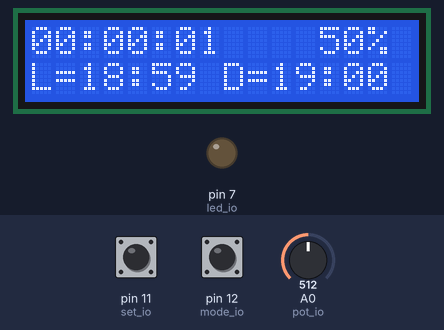
Recording of a sketch running on a simulated Arduino Uno, built with avr-gcc and run on an emulated ATmega328P. Shown: 16×2 character LCD, output pins drawn as LEDs (lit = HIGH). Wiring (inferred from the names in the program): DS1307 clock at I2C address 0x68. Inputs (shaded band) come from the test bench; at power-on: pin 12 (mode_io) LOW, pin 11 (set_io) LOW, A0 (pot_io) = 512. The local clock reads 2024-03-15 10:24:30 at power-on unless the sketch sets it.

Above: at 1.2 s.
1.3 s: pin 12 (mode_io) pulled HIGH for 0.15 s
At 1.86 s:
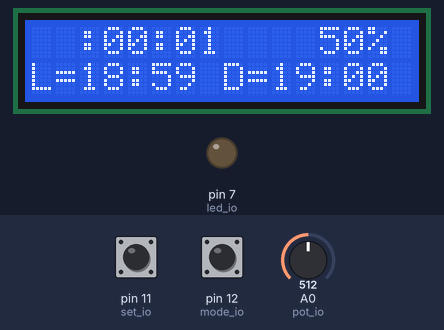
2.0 s: pin 11 (set_io) pulled HIGH for 3.2 s
At 5.73 s:
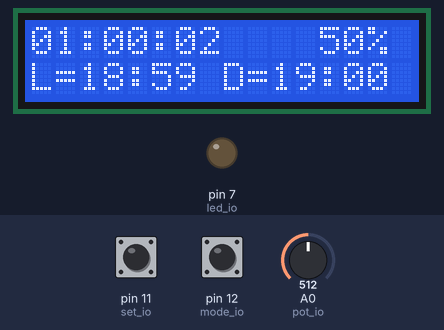
5.8 s: A0 (pot_io) set to 716
At 7.2 s:
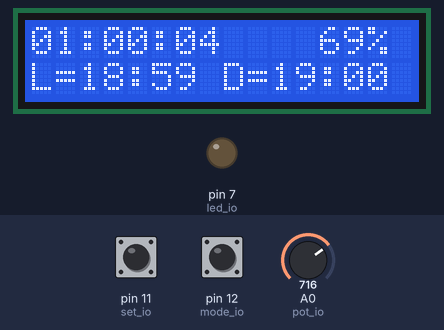
7.3 s: pin 11 (set_io) pulled HIGH for 0.15 s
At 7.9 s:
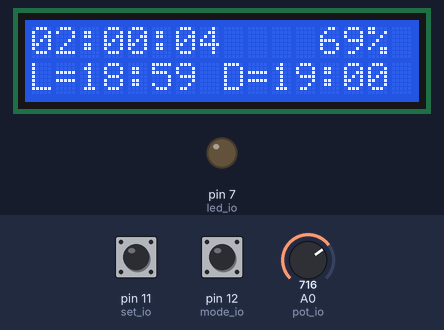
8.0 s: pin 12 (mode_io) pulled HIGH for 1 s
At 9.21 s:
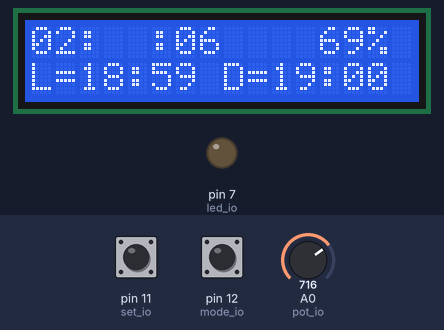
9.6 s: A0 (pot_io) set to 900
At 10.43 s:
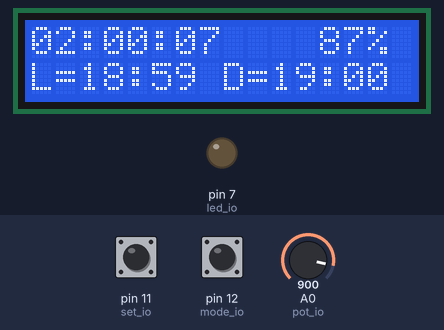
Timing chart, 0 to 12.1 s (numbered marks = the images above; inputs shaded):
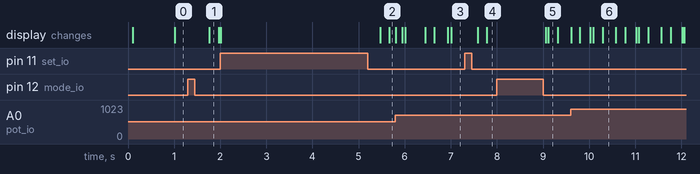

The sketch:

teste_PWM.ino
```cpp
#include "Wire.h"
#include <LiquidCrystal_I2C.h>

#define DS1307_ADDRESS 0x68

// Modulo I2C display no endereco 0x3F
LiquidCrystal_I2C lcd(0x3F, 2, 1, 0, 4, 5, 6, 7, 3, POSITIVE);

byte zero = 0x00;

int led_io = 7;
int pot_io = 0;
int mode_io = 12;
int set_io = 11;

int relogio[3] = {00, 00, 00};    //{segundos, minutos, hora}
int liga[2] = {59, 18};           //{minutos, hora}
int desliga[2] = {00, 19 };        //{minutos, hora}

void setup() {

  Serial.begin(9600);             // initialize serial communication at 9600 bits per second:

  pinMode(led_io, OUTPUT);
  pinMode(mode_io, INPUT);
  pinMode(set_io, INPUT);

  Wire.begin();                   // inicializa comunicação com RC1307

  lcd.begin (16, 2);

  // Aciona o LCD
  TCCR2B = (TCCR2B & 0b11111000) | 0x07;

  escreve_hora_RTC(relogio[0], relogio[1], relogio[2]);     //inicializa a hora no lcd (usado dado que o RC da pau as vezes)

  print_horario_lcd(relogio[0], relogio[1], relogio[2]);    //imprime no lcd pela primeira vez
  print_liga_lcd(liga[0], liga[1]);
  print_desliga_lcd(desliga[0], desliga[1]);

}

void loop() {

  int pot_read;
  static int liga_status = 0;
  static byte mode = 0;

  contagem_hora();    // roda o tempo do relógio

  mode = mode_press ();  // Adquire o valor do MODE que controla os ajustes do relogio/controlador

  ajuste_horario(mode);      // Ajuste de hora atual

  ajuste_horario_liga(mode);   // Ajuste de hora que liga o LED

  ajuste_horario_desliga(mode); // Ajuste de hora que desliga o LED

  liga_status = liga_desliga_comando(liga[0], liga[1], desliga[0], desliga[1]);  //encontra o status se o led deve estar ligado ou desligado

  pot_read = analog_pot_read();

  liga_led_PWM(liga_status, pot_read);  //liga o led de acrordo com o status proveniente do liga_status

}

void contagem_hora() {
  int segundo;
  int minuto;
  int hora;
  int printLcdSec = relogio[0];

  Wire.beginTransmission(DS1307_ADDRESS);
  Wire.write(zero);
  Wire.endTransmission();
  Wire.requestFrom(DS1307_ADDRESS, 7);
  segundo = ConverteparaDecimal(Wire.read());
  minuto = ConverteparaDecimal(Wire.read());
  hora = ConverteparaDecimal(Wire.read() & 0b111111);

  relogio[0] = segundo;
  relogio[1] = minuto;
  relogio[2] = hora;

  if (printLcdSec != segundo) {
    print_horario_lcd(relogio[0], relogio[1], relogio[2]);
  }

}

byte mode_press() {
  static int mode_state = 0;
  byte mode_flag = 0;
  static byte count_print = 0;
  static byte zera_mode_state_tempo = relogio[0];
  static byte zera_mode_state_count = 0;
  static byte zera_mode_state = 0;
  static byte set_status = 0;

  while (digitalRead(mode_io) == HIGH) {
    mode_flag = 1;
    delay(25);
  }
  if (mode_flag == 1) {
    mode_flag = 0;
    mode_state++;
    //zera_mode_state = 1;
    //zera_mode_state_tempo = relogio[0];
    //    Serial.print(mode_state);
    if (mode_state > 7) {
      mode_state = 0;
    }
  }

  if (count_print != mode_state) {
    print_horario_lcd(relogio[0], relogio[1], relogio[2]);
    print_liga_lcd(liga[0], liga[1]);
    print_desliga_lcd(desliga[0], desliga[1]);
  }

  //  set_status = set_press();
  //
  //  if (set_status == 1) {
  //    zera_mode_state_tempo = relogio[0];
  //
  //    set_status = 0;
  //
  //  }
  //
  //  if ((zera_mode_state == 1) && (relogio[0] - zera_mode_state_tempo > 10)) { // zera mode_state se o mode ou set não for pressionado por 10 seg
  //    Serial.print("xxxxxxxxxxxxxxxxxxxxxxxxxxxxx");
  //    zera_mode_state = 0;
  //    zera_mode_state_tempo = relogio[0];
  //    mode_state = 0;
  //  }

  count_print = mode_state;

  return mode_state;
}

byte set_press() {
  byte set_flag = 0;

  while (digitalRead(set_io) == HIGH) {
    set_flag = 1;
    delay(25);
  }
  //  Serial.print(set_flag);
  return set_flag;
}

/////////////////////////////////////////
// mode_state = 1: ajuste hora relógio
// mode_state = 2: ajuste minuto relógio
// mode_state = 3: zera segundos relógio
// mode_state = 4: ajuste hora liga
// mode_state = 5: ajuste minuto liga
// mode_state = 6: ajuste hora desliga
// mode_state = 7: ajuste minuto desliga
/////////////////////////////////////////

void ajuste_horario(byte mode_state) {

  static byte set_flag = 0;
  static int set_state = 0;
  int segundo = relogio[0];
  int minuto = relogio[1];
  int hora = relogio[2];

  switch (mode_state) {
    case 1:
      pisca_mode(mode_state);
      set_flag = set_press();
      //      Serial.print(set_flag);
      if (set_flag == 1) {

        set_flag = 0;
        hora++;
        escreve_hora_RTC(segundo, minuto, hora);
        if (hora == 24) {
          hora = 0;
        }
      }
      break;

    case 2:
      pisca_mode(mode_state);
      set_flag = set_press();
      if (set_flag == 1) {
        set_flag = 0;
        minuto++;
        escreve_hora_RTC(segundo, minuto, hora);
        if (minuto == 60) {
          minuto = 0;
        }
      }
      break;
    case 3:
      pisca_mode(mode_state);
      set_flag = set_press();
      if (set_flag == 1) {
        set_flag = 0;

        segundo = 0;
        //        minuto++;

        escreve_hora_RTC(segundo, minuto, hora);
      }
  }
  relogio[0] = segundo;
  relogio[1] = minuto;
  relogio[2] = hora;
  //  print_horario_lcd(segundo, minuto, hora);  // mostra o horário no lcd
}

void escreve_hora_RTC(int segundo, int minuto, int hora) {
  Wire.beginTransmission(DS1307_ADDRESS);
  Wire.write(zero); //Stop no CI para que o mesmo possa receber os dados
  Wire.write(ConverteParaBCD(segundo));
  Wire.write(ConverteParaBCD(minuto));
  Wire.write(ConverteParaBCD(hora));
  Wire.write(zero);
  Wire.endTransmission();
}

void ajuste_horario_liga (byte mode_state) {

  byte set_flag = 0;
  static int set_state = 0;
  int minuto = liga[0];
  int hora = liga[1];

  switch (mode_state) {
    case 4:
      pisca_mode(mode_state);
      set_flag = set_press();
      if (set_flag == 1) {
        set_flag = 0;
        hora++;
        if (hora == 24) {
          hora = 0;
        }
      }
      break;

    case 5:
      pisca_mode(mode_state);
      set_flag = set_press();
      if (set_flag == 1) {
        set_flag = 0;
        minuto++;
        if (minuto == 60) {
          minuto = 0;
        }
      }
      break;
  }
  liga[0] = minuto;
  liga[1] = hora;
  //  print_liga_lcd(minuto, hora);  // mostra o horário no lcd
}

void ajuste_horario_desliga(byte mode_state) {
  byte set_flag = 0;
  static int set_state = 0;
  int minuto = desliga[0];
  int hora = desliga[1];

  switch (mode_state) {
    case 6:
      pisca_mode(mode_state);
      set_flag = set_press();
      if (set_flag == 1) {
        set_flag = 0;
        hora++;
        if (hora == 24) {
          hora = 0;
        }
      }
      break;

    case 7:
      pisca_mode(mode_state);
      set_flag = set_press();
      if (set_flag == 1) {
        set_flag = 0;
        minuto++;
        if (minuto == 60) {
          minuto = 0;
        }
      }
      break;
  }
  desliga[0] = minuto;
  desliga[1] = hora;
  //  print_liga_lcd(minuto, hora);  // mostra o horário no lcd

}

int liga_desliga_comando(int minuto_liga, int hora_liga, int minuto_desliga, int hora_desliga) {
  int liga_decimal;
  int desliga_decimal;
  int hora_atual_decimal;
  int minutos_deve_estar_ligado;
  static int minutos_ligado = 0;
  static int minutos_mudanca = relogio[1];
  int flag;
  int vira_madruga;
  static int virou = 0;
  int desliga_no_instante_decimal;
  int desliga_no_instante[1];

  hora_atual_decimal = relogio[2] * 60 + relogio[1];
  liga_decimal = hora_liga * 60 + minuto_liga;
  desliga_decimal = hora_desliga * 60 + minuto_desliga;

  if (desliga_decimal > liga_decimal) {
    minutos_deve_estar_ligado = desliga_decimal - liga_decimal;
    vira_madruga = 0;
  }
  else {
    minutos_deve_estar_ligado = 1440 + desliga_decimal - liga_decimal;
    vira_madruga = 1;
  }

  if (vira_madruga == 0) {
    if ((hora_atual_decimal >= liga_decimal) && (hora_atual_decimal < desliga_decimal)) {
      flag = 1;
    }
    else {
      flag = 0;
    }
  }

  if (vira_madruga == 1) {

    if (hora_atual_decimal == 0) {
      virou = 1;
    }
    if (virou == 0) {
      if ((hora_atual_decimal >= liga_decimal ) && (hora_atual_decimal < desliga_decimal + 1440)) {
        flag = 1;
      }
      else {
        flag = 0;
      }
    }
    if (virou == 1) {
      if (hora_atual_decimal < desliga_decimal) {
        flag = 1;;
      }
      else {
        flag = 0;
        virou = 0;
      }
    }
  }

  return flag;
}


int analog_pot_read() {
  int val;
  val = analogRead(pot_io);
  delay(1);
  print_pot_led(val);
  return val / 4;
}

void liga_led_PWM(int status_ligado, int PWM_val) {
  if (status_ligado == 1) {
    digitalWrite(led_io, HIGH);
    //    analogWrite(led_io, PWM_val);
  }
  else {
    digitalWrite(led_io, LOW);
  }
}


//void print_hora_monitor(int segundo, int minuto, int hora) {
//  Serial.print(hora);
//  Serial.print(":");
//  Serial.print(minuto);
//  Serial.print(":");
//  Serial.println(segundo);
//}

void print_horario_lcd(int segundo, int minuto, int hora) {

  if (hora < 10) {
    lcd.setCursor(0, 0);
    lcd.print(0);
    lcd.setCursor(1, 0);
    lcd.print(hora);
  }
  else {
    lcd.setCursor(0, 0);
    lcd.print(hora);
  }

  lcd.print(":");

  if (minuto < 10) {
    lcd.setCursor(3, 0);
    lcd.print(0);
    lcd.setCursor(4, 0);
    lcd.print(minuto);
  }
  else {
    lcd.setCursor(3, 0);
    lcd.print(minuto);
  }

  lcd.print(":");

  if (segundo < 10) {
    lcd.setCursor(6, 0);
    lcd.print(0);
    lcd.setCursor(7, 0);
    lcd.print(segundo);
  }
  else {
    lcd.setCursor(6, 0);
    lcd.print(segundo);
  }
}

void print_liga_lcd(int minuto, int hora) {
  lcd.setCursor(0, 1);
  lcd.print("L=");

  if (hora < 10) {
    lcd.setCursor(2, 1);
    lcd.print(0);
    lcd.setCursor(3, 1);
    lcd.print(hora);
  }
  else {
    lcd.setCursor(2, 1);
    lcd.print(hora);
  }

  lcd.print(":");

  if (minuto < 10) {
    lcd.setCursor(5, 1);
    lcd.print(0);
    lcd.setCursor(6, 1);
    lcd.print(minuto);
  }
  else {
    lcd.setCursor(5, 1);
    lcd.print(minuto);
  }
}

void print_desliga_lcd(int minuto, int hora) {
  lcd.setCursor(8, 1);
  lcd.print("D=");

  if (hora < 10) {
    lcd.setCursor(10, 1);
    lcd.print(0);
    lcd.setCursor(11, 1);
    lcd.print(hora);
  }
  else {
    lcd.setCursor(10, 1);
    lcd.print(hora);
  }

  lcd.print(":");

  if (minuto < 10) {
    lcd.setCursor(13, 1);
    lcd.print(0);
    lcd.setCursor(14, 1);
    lcd.print(minuto);
  }
  else {
    lcd.setCursor(13, 1);
    lcd.print(minuto);
  }
}

void print_pot_led(long int val) {
  val = val * 100 / 1023;
  lcd.setCursor(12, 0);
  lcd.print(val);
  lcd.print("%  ");
}

void pisca_mode(int pos) {
  static unsigned int i = 0;
#define count_total 60
#define count_aceso 35

  switch (pos) {
    case 1:       // mode_state = 1: ajuste hora relógio
      if (i == count_aceso) {
        lcd.setCursor(0, 0);
        lcd.print("  ");
      }
      if (i == count_total) {
        print_horario_lcd(relogio[0], relogio[1], relogio[2]);
      }
      break;

    case 2:       // mode_state = 2: ajuste minuto relógio
      if (i == count_aceso) {
        lcd.setCursor(3, 0);
        lcd.print("  ");
      }
      if (i == count_total) {
        print_horario_lcd(relogio[0], relogio[1], relogio[2]);
      }
      break;

    case 3:       // mode_state = 3: zera segundos relógio
      if (i == count_aceso) {
        lcd.setCursor(6, 0);
        lcd.print("  ");
      }
      if (i == count_total) {
        print_horario_lcd(relogio[0], relogio[1], relogio[2]);
      }
      break;

    case 4:       // mode_state = 3: ajuste hora liga
      if (i == count_aceso) {
        lcd.setCursor(2, 1);
        lcd.print("  ");
      }
      if (i == count_total) {
        print_liga_lcd(liga[0], liga[1]);
      }
      break;

    case 5:        // mode_state = 4: ajuste minuto liga
      if (i == count_aceso) {
        lcd.setCursor(5, 1);
        lcd.print("  ");
      }
      if (i == count_total) {
        print_liga_lcd(liga[0], liga[1]);
      }
      break;

    case 6:         // mode_state = 5: ajuste hora desliga
      if (i == count_aceso) {
        lcd.setCursor(10, 1);
        lcd.print("  ");
      }
      if (i == count_total) {
        print_desliga_lcd(desliga[0], desliga[1]);
      }
      break;
    case 7:       // mode_state = 6: ajuste minuto desliga
      if (i == count_aceso) {
        lcd.setCursor(13, 1);
        lcd.print("  ");
      }
      if (i == count_total) {
        print_desliga_lcd(desliga[0], desliga[1]);
      }
      break;
  }
  if (i == count_total) {
    i = 0;
  }
  i++;
  //  Serial.println(i);
}

byte ConverteParaBCD(byte val)
{
  //Converte o número de decimal para BCD
  return ( (val / 10 * 16) + (val % 10) );
}

byte ConverteparaDecimal(byte val)
{
  //Converte de BCD para decimal
  return ( (val / 16 * 10) + (val % 16) );
}
/////////////////////////////////////////
// mode_state = 1: ajuste hora relógio
// mode_state = 2: ajuste minuto relógio
// mode_state = 3: zera segundos relógio
// mode_state = 3: ajuste hora liga
// mode_state = 4: ajuste minuto liga
// mode_state = 5: ajuste hora desliga
// mode_state = 6: ajuste minuto desliga
/////////////////////////////////////////
```

Measured:
- after the input at 1.3 s, the display: changes after 0.46 s (image 1)
